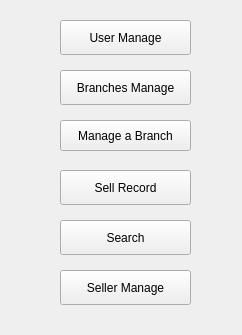
<?xml version="1.0" encoding="UTF-8"?>
<ui version="4.0">
 <class>MainWindow</class>
 <widget class="QMainWindow" name="MainWindow">
  <property name="geometry">
   <rect>
    <x>0</x>
    <y>0</y>
    <width>242</width>
    <height>335</height>
   </rect>
  </property>
  <property name="windowTitle">
   <string>MsgMan</string>
  </property>
  <widget class="QWidget" name="centralWidget">
   <widget class="QPushButton" name="pushButton">
    <property name="geometry">
     <rect>
      <x>60</x>
      <y>20</y>
      <width>131</width>
      <height>35</height>
     </rect>
    </property>
    <property name="text">
     <string>User Manage</string>
    </property>
   </widget>
   <widget class="QPushButton" name="pushButton_2">
    <property name="geometry">
     <rect>
      <x>60</x>
      <y>70</y>
      <width>131</width>
      <height>35</height>
     </rect>
    </property>
    <property name="text">
     <string>Branches Manage</string>
    </property>
   </widget>
   <widget class="QPushButton" name="pushButton_3">
    <property name="geometry">
     <rect>
      <x>60</x>
      <y>170</y>
      <width>131</width>
      <height>35</height>
     </rect>
    </property>
    <property name="text">
     <string>Sell Record</string>
    </property>
   </widget>
   <widget class="QPushButton" name="pushButton_4">
    <property name="geometry">
     <rect>
      <x>60</x>
      <y>220</y>
      <width>131</width>
      <height>35</height>
     </rect>
    </property>
    <property name="text">
     <string>Search</string>
    </property>
   </widget>
   <widget class="QPushButton" name="pushButton_5">
    <property name="geometry">
     <rect>
      <x>60</x>
      <y>270</y>
      <width>131</width>
      <height>35</height>
     </rect>
    </property>
    <property name="text">
     <string>Seller Manage</string>
    </property>
   </widget>
   <widget class="QPushButton" name="pushButton_6">
    <property name="geometry">
     <rect>
      <x>60</x>
      <y>120</y>
      <width>131</width>
      <height>31</height>
     </rect>
    </property>
    <property name="text">
     <string>Manage a Branch</string>
    </property>
   </widget>
  </widget>
 </widget>
 <layoutdefault spacing="6" margin="11"/>
 <resources/>
 <connections>
  <connection>
   <sender>pushButton</sender>
   <signal>clicked()</signal>
   <receiver>MainWindow</receiver>
   <slot>onUserClicked()</slot>
   <hints>
    <hint type="sourcelabel">
     <x>189</x>
     <y>29</y>
    </hint>
    <hint type="destinationlabel">
     <x>205</x>
     <y>24</y>
    </hint>
   </hints>
  </connection>
  <connection>
   <sender>pushButton_2</sender>
   <signal>clicked()</signal>
   <receiver>MainWindow</receiver>
   <slot>onBranchesClicked()</slot>
   <hints>
    <hint type="sourcelabel">
     <x>187</x>
     <y>87</y>
    </hint>
    <hint type="destinationlabel">
     <x>206</x>
     <y>74</y>
    </hint>
   </hints>
  </connection>
  <connection>
   <sender>pushButton_3</sender>
   <signal>clicked()</signal>
   <receiver>MainWindow</receiver>
   <slot>onSellClicked()</slot>
   <hints>
    <hint type="sourcelabel">
     <x>171</x>
     <y>179</y>
    </hint>
    <hint type="destinationlabel">
     <x>208</x>
     <y>123</y>
    </hint>
   </hints>
  </connection>
  <connection>
   <sender>pushButton_4</sender>
   <signal>clicked()</signal>
   <receiver>MainWindow</receiver>
   <slot>onSearchClicked()</slot>
   <hints>
    <hint type="sourcelabel">
     <x>176</x>
     <y>225</y>
    </hint>
    <hint type="destinationlabel">
     <x>209</x>
     <y>172</y>
    </hint>
   </hints>
  </connection>
  <connection>
   <sender>pushButton_5</sender>
   <signal>clicked()</signal>
   <receiver>MainWindow</receiver>
   <slot>onSellerClicked()</slot>
   <hints>
    <hint type="sourcelabel">
     <x>185</x>
     <y>273</y>
    </hint>
    <hint type="destinationlabel">
     <x>212</x>
     <y>223</y>
    </hint>
   </hints>
  </connection>
  <connection>
   <sender>pushButton_6</sender>
   <signal>clicked()</signal>
   <receiver>MainWindow</receiver>
   <slot>onBranchClicked()</slot>
   <hints>
    <hint type="sourcelabel">
     <x>67</x>
     <y>130</y>
    </hint>
    <hint type="destinationlabel">
     <x>38</x>
     <y>129</y>
    </hint>
   </hints>
  </connection>
 </connections>
 <slots>
  <slot>onSearchClicked()</slot>
  <slot>onUserClicked()</slot>
  <slot>onBranchesClicked()</slot>
  <slot>onSellClicked()</slot>
  <slot>onSellerClicked()</slot>
  <slot>onExit()</slot>
  <slot>onBranchClicked()</slot>
 </slots>
</ui>
